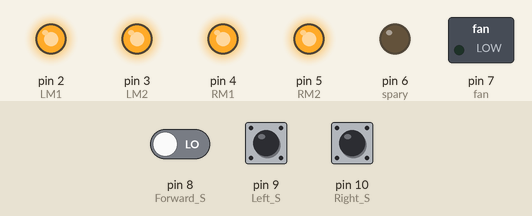
Simulated run of this sketch. Board: Arduino Uno, built with avr-gcc and run on an emulated ATmega328P. Parts: switched loads named in the sketch (green lamp = pin HIGH), output pins drawn as LEDs (lit = HIGH). Inputs (shaded band) come from the test bench; at power-on: pin 8 (Forward_S) LOW, pin 9 (Left_S) LOW, pin 10 (Right_S) LOW. The modem accepts every AT command (registered, SIM ready, sends succeed) and sends nothing else.

Above: at 1.2 s.
1.3 s: pin 8 (Forward_S) driven HIGH
At 14.0 s:
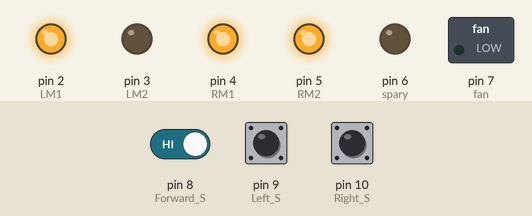
15.1 s: pin 9 (Left_S) pulled HIGH for 3 s
At 16.3 s:
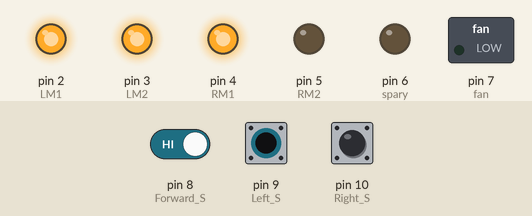
25.3 s: pin 8 (Forward_S) driven LOW
At 33.1 s:
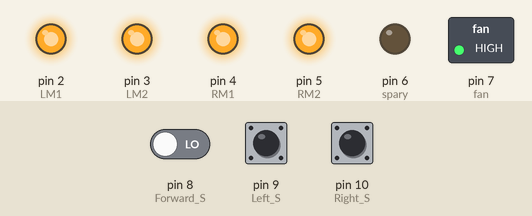
Timing chart, 0 to 45.3 s (numbered marks = the images above; inputs shaded):
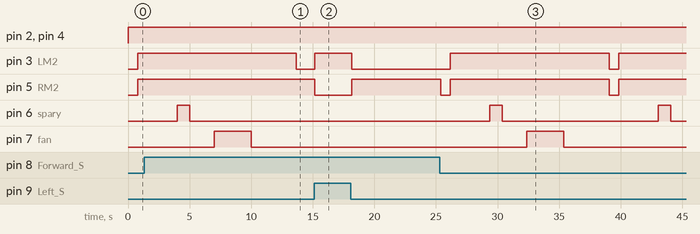

Measured:
- after the input at 1.3 s, pin 3 (LM2): goes on until 13.7 s, then stays LOW; pin 5 (RM2): stays HIGH (without the input it goes to LOW after 12.4 s)
- after the input at 15.1 s, pin 3 (LM2): LOW → HIGH after 0.08 s, → LOW 3.0 s later; pin 5 (RM2): HIGH → LOW after 0.08 s, → HIGH 3.0 s later
- after the input at 25.3 s, pin 3 (LM2): LOW → HIGH after 0.88 s, → LOW 12.9 s later, → HIGH 0.80 s later; pin 5 (RM2): alternates HIGH for 12.9 s and LOW for 0.80 s, starting after 0.08 s; pin 6 (spary): alternates HIGH for 1.0 s and LOW for 12.7 s, starting after 4.1 s; pin 7 (fan): LOW → HIGH after 7.1 s, → LOW 3.0 s later

The sketch:

Fire_Eliminate_Robot.ino
```cpp
#include <Servo.h>

#include<SoftwareSerial.h>
SoftwareSerial gsm(11,12); //rx,tx

Servo myservo;

int pos = 0;
boolean fire = false;

/*-------defining Inputs------*/
#define Left_S 9      // left sensor
#define Right_S 10      // right sensor
#define Forward_S 8 //forward sensor

/*-------defining Outputs------*/
#define LM1 2       // left motor
#define LM2 3       // left motor
#define RM1 4       // right motor
#define RM2 5       // right motor
#define spary 6     // spary
#define fan 7       //fan

void setup()
{


  Serial.begin(9600);
  pinMode(Left_S, INPUT);
  pinMode(Right_S, INPUT);
  pinMode(Forward_S, INPUT);
  pinMode(LM1, OUTPUT);
  pinMode(LM2, OUTPUT);
  pinMode(RM1, OUTPUT);
  pinMode(RM2, OUTPUT);
  pinMode(spary, OUTPUT);
  pinMode (fan, OUTPUT);

 // myservo.attach(11);
 // myservo.write(90);

}

void AlertSMS()
{

  Serial.begin(9600);
  gsm.begin(9600);
  gsm.println("AT+CMGF=1");
  delay(1000);
  gsm.println("AT+CMGS=\"+923114095878\"\r"); //replace x by your number
  delay(1000);
  gsm.println("Alert!!!! Fire in the house");
  gsm.println("http://maps.google.com/maps");

  delay(100);
  gsm.println((char)26);
  delay(1000);


  }

void SafeSMS()
{

  Serial.begin(9600);
  gsm.begin(9600);
  gsm.println("AT+CMGF=1");
  delay(1000);
  gsm.println("AT+CMGS=\"+923114095878\"\r"); //replace x by your number
  delay(1000);
  gsm.println("Fire Fxtinguish Successfully");


  delay(100);
  gsm.println((char)26);
  delay(1000);


  }

void put_off_fire()
{
    delay (500);

    digitalWrite(LM1, HIGH);
    digitalWrite(LM2, HIGH);
    digitalWrite(RM1, HIGH);
    digitalWrite(RM2, HIGH);

  AlertSMS();

   digitalWrite(spary, HIGH);
   delay(1000);

    digitalWrite(spary,LOW);
 delay(2000);

  digitalWrite(fan, HIGH);
   delay(3000);

    digitalWrite(fan,LOW);

delay(500);

SafeSMS();


  /*  for (pos = 70; pos < 180; pos += 1) {
    myservo.write(pos);
    delay(5);
  }

  delay(1000);
  for (pos = 180; pos >= 70; pos -= 1) {

    myservo.write(pos);
    delay(1);
  }

  //digitalWrite(pump,LOW);
  myservo.write(90);
*/
  fire=false;
}

void loop()
{
  // myservo.write(90); //Sweep_Servo();

    if (digitalRead(Left_S) ==1 && digitalRead(Right_S)==1 && digitalRead(Forward_S) ==1) //If Fire not detected all sensors are zero
    {

    //Do not move the robot
    digitalWrite(LM1, HIGH);
    digitalWrite(LM2, HIGH);
    digitalWrite(RM1, HIGH);
    digitalWrite(RM2, HIGH);
digitalWrite(spary,LOW);
digitalWrite(fan,LOW);

    }

    else if (digitalRead(Forward_S) ==0) //If Fire is straight ahead
    {


    //Move the robot forward
    digitalWrite(LM1, HIGH);
    digitalWrite(LM2, LOW);
    digitalWrite(RM1, HIGH);
    digitalWrite(RM2, LOW);


    fire = true;
    }

    else if (digitalRead(Left_S) ==0) //If Fire is to the left
    {


    //Move the robot left
    digitalWrite(LM1, HIGH);
    digitalWrite(LM2, LOW);
    digitalWrite(RM1, HIGH);
    digitalWrite(RM2, HIGH);


    }

    else if (digitalRead(Right_S) ==0) //If Fire is to the right
    {


    //Move the robot right
    digitalWrite(LM1, HIGH);
    digitalWrite(LM2, HIGH);
    digitalWrite(RM1, HIGH);
    digitalWrite(RM2, LOW);


    }

delay(300); //Slow down the speed of robot

     while (fire == true)
     {
        //AlertSMS();

      put_off_fire();
     }
}
```
